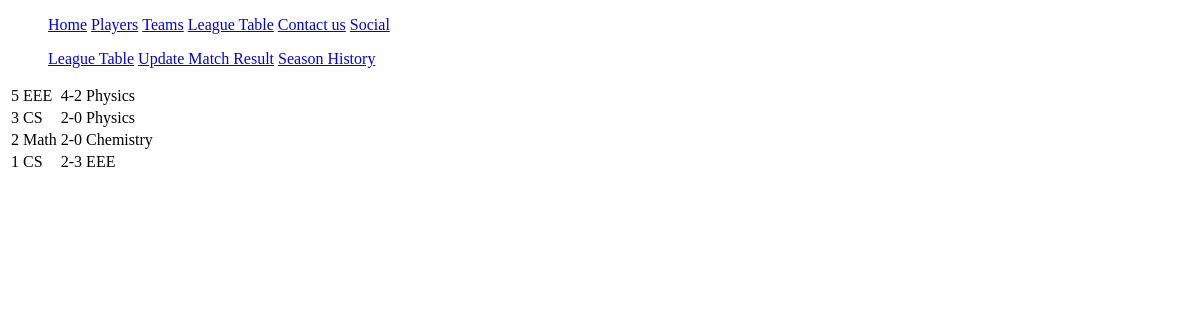
The app's page /league/seasonhistory, older data.
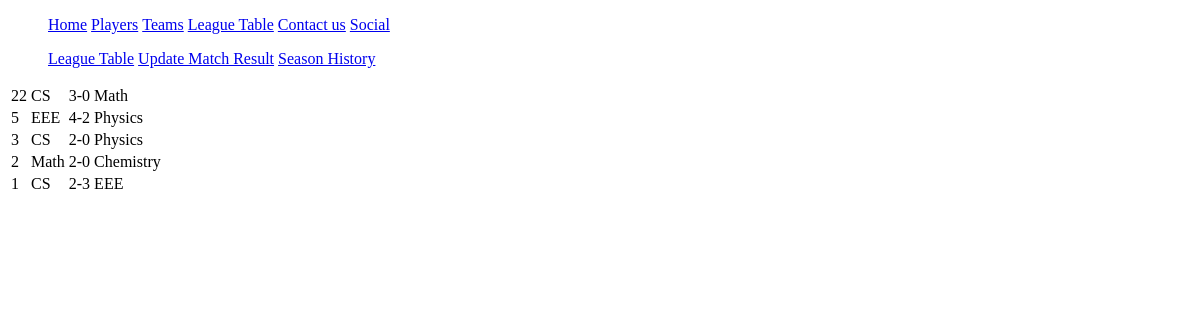
The same page, newer data.
### leaguestat/models.py (models this page shows)
class Fixtures(models.Model):
    matchID = models.PositiveIntegerField(unique=True)
    teamA = models.ForeignKey(Team, on_delete=models.CASCADE ,related_name = "A")
    teamB = models.ForeignKey(Team, on_delete=models.CASCADE,related_name = "B")
    goalA = models.PositiveIntegerField(default=0)
    goalB = models.PositiveIntegerField(default=0)

### team/models.py (models this page shows)
class Team(models.Model):
    teamID = models.PositiveIntegerField(unique=True)
    teamName = models.CharField(max_length=100,unique=True)
    managerName = models.CharField(max_length=100)
    teamSponsor = models.CharField(max_length=100)
    def __str__(self):
        return self.teamName

### leaguestat/views.py (the view)
# urls.py: path('seasonhistory', views.match_history, name="match_history"),
def match_history(request):
    context = {}
    context["season_history"] = Fixtures.objects.all().order_by('-matchID')
    return render(request, "leaguestat/season_history.html",context)

### leaguestat/templates/leaguestat/season_history.html
{% extends "base.html" %}
    {% block title}
        <title>Welcome</title>
    {% endblock title}
{% block content %}
    {% include 'leaguestat/leaguestat_navbar.html' %}
    <table class="table table-bordered table-dark">
        {% for mh in season_history %}
        <tr>
            <td>{{mh.matchID}}</td>
            <td>{{mh.teamA}}</td>
            <td>{{mh.goalA}}-{{mh.goalB}}</td>
            <td>{{mh.teamB}} </td>
        </tr>
        {% endfor %}
    </table>
{% endblock content %}

Row changes from the older to the newer data that the page shows:
added Fixtures: matchID "22", teamA "CS", goalA "3", goalB "0", teamB "Math"
